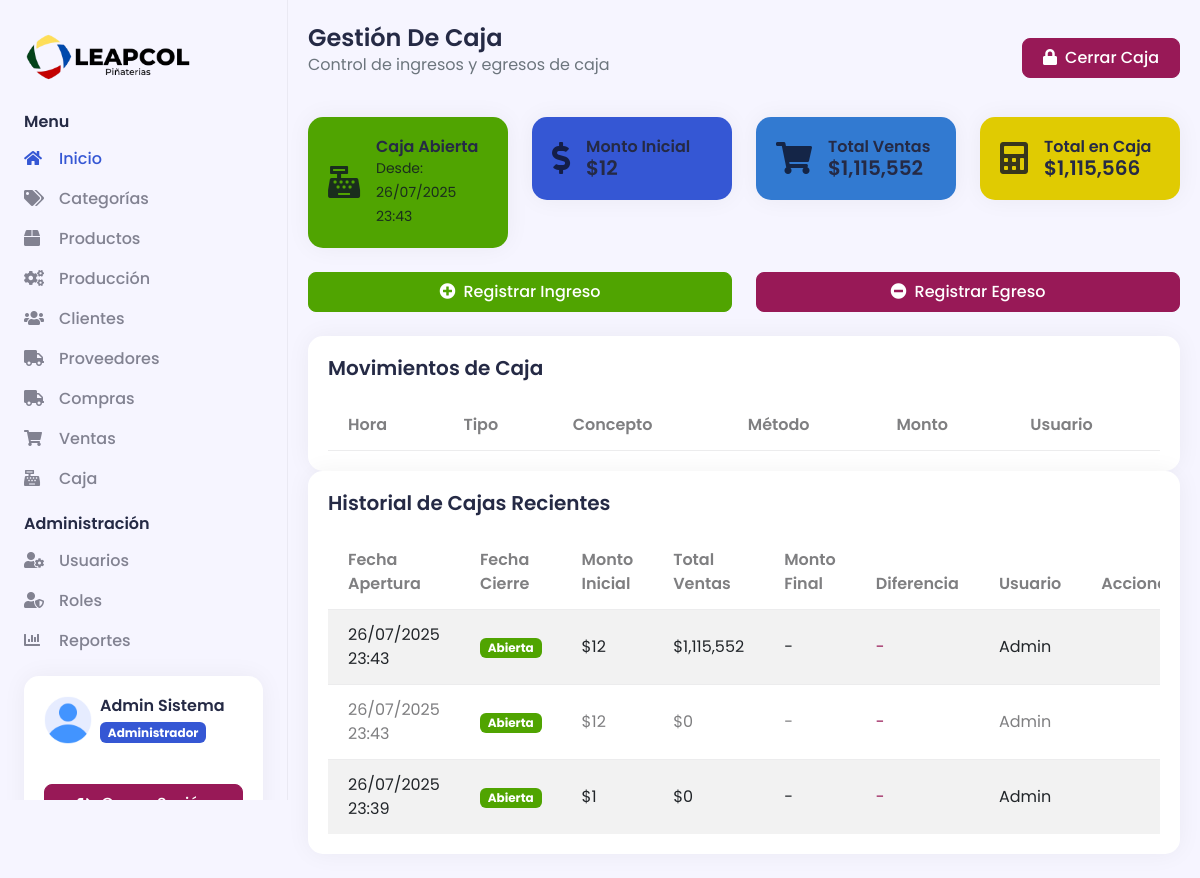
The app's page /caja (signed in) with its own data.
### tables this page shows
CREATE TABLE `cajas` (
  `id` int(11) NOT NULL,
  `usuario_id` int(11) NOT NULL,
  `fecha_apertura` datetime NOT NULL DEFAULT current_timestamp(),
  `fecha_cierre` datetime DEFAULT NULL,
  `monto_inicial` decimal(10,2) NOT NULL DEFAULT 0.00,
  `monto_final` decimal(10,2) DEFAULT NULL,
  `total_ventas` decimal(10,2) DEFAULT 0.00,
  `total_efectivo` decimal(10,2) DEFAULT 0.00,
  `total_tarjeta` decimal(10,2) DEFAULT 0.00,
  `total_transferencia` decimal(10,2) DEFAULT 0.00,
  `estado` tinyint(1) NOT NULL DEFAULT 1 COMMENT '1=Abierta, 0=Cerrada',
  `observaciones` text DEFAULT NULL
);

CREATE TABLE `usuarios` (
  `idusuario` int(11) NOT NULL,
  `nombre` varchar(50) NOT NULL,
  `apellido` varchar(50) NOT NULL,
  `usuario` varchar(50) NOT NULL,
  `email` varchar(100) NOT NULL,
  `password` varchar(255) NOT NULL,
  `token` varchar(100) DEFAULT NULL,
  `rolid` int(11) NOT NULL,
  `status` tinyint(1) NOT NULL DEFAULT 1,
  `fecha_creacion` datetime NOT NULL DEFAULT current_timestamp(),
  `fecha_actualizacion` datetime DEFAULT NULL ON UPDATE current_timestamp()
);

### Libraries/Core/Views.php (called while the page is built)
<?php
class Views
{
    public function getView($controller, $view, $data = "")
    {
        $controller = get_class($controller);
        if ($controller == "Home") {
            $view = "Views/" . $view . ".php";
        } else {
            $view = "Views/" . $controller . "/" . $view . ".php";
        }
        require_once $view;
    }
}

### Controllers/Caja.php (called while the page is built, shortened)
<?php
class Caja extends AuthController
{
    public function index()
    {
        $data['page_tag'] = "Caja - " . NOMBRE_EMPRESA;
        $data['page_title'] = "Gestión de Caja";
        $data['page_name'] = "caja";
        $data['cajaAbierta'] = $this->model->getCajaAbierta($_SESSION['userData']['idusuario']);
        $data['historialCajas'] = $this->model->getHistorialCajas($_SESSION['userData']['idusuario'], 5);
        $this->views->getView($this, "caja", $data);
    }
}

### index.php (called while the page is built, shortened)
<?php
    $app = new Load();

### Libraries/Core/Mysql.php (called while the page is built, shortened)
<?php
class Mysql extends Conexion
{
    private $conexion;
    public function __construct()
    {
        $this->conexion = new Conexion();
        $this->conexion = $this->conexion->conect();
    }
    public function select(string $query, array $arrValues = [])
    {
        try {
            $this->strquery = $query;
            $this->arrValues = $arrValues;
            $result = $this->conexion->prepare($this->strquery);
            $result->execute($this->arrValues);
            $data = $result->fetch(PDO::FETCH_ASSOC);
            return $data;
        } catch (PDOException $e) {
            error_log("Error en select: " . $e->getMessage());
            return null;
        }
    }
    public function select_all(string $query, array $arrValues = [])
    {
        try {
            $this->strquery = $query;
            $this->arrValues = $arrValues;
            $result = $this->conexion->prepare($this->strquery);
            $result->execute($this->arrValues);
            $data = $result->fetchall(PDO::FETCH_ASSOC);
            return $data;
        } catch (PDOException $e) {
            error_log("Error en select_all: " . $e->getMessage());
            return [];
        }
    }
}

### Libraries/Core/Conexion.php (called while the page is built)
<?php
class Conexion
{
    private $conect;
    public function __construct()
    {
        $connectionString = "mysql:host=" . DB_HOST . ";dbname=" . DB_NAME . ";charset=" . DB_CHARSET;
        try {
            $this->conect = new PDO($connectionString, DB_USER, DB_PASSWORD);
            $this->conect->setAttribute(PDO::ATTR_ERRMODE, PDO::ERRMODE_EXCEPTION);
        } catch (PDOException $e) {
            error_log("Error de conexión a la base de datos: " . $e->getMessage());
            throw new Exception("Error de conexión a la base de datos. Por favor, contacte al administrador.");
        }
    }
    public function conect()
    {
        return $this->conect;
    }
}

### Models/CajaModel.php (called while the page is built, shortened)
<?php
class CajaModel extends Mysql
{
    public function getCajaAbierta($usuarioId)
    {
        $sql = "SELECT c.*,
                       (c.monto_inicial + COALESCE(c.total_ventas, 0) +
                        (SELECT COALESCE(SUM(monto), 0) FROM movimientos_caja WHERE caja_id = c.id AND tipo = 'ingreso') -
                        (SELECT COALESCE(SUM(monto), 0) FROM movimientos_caja WHERE caja_id = c.id AND tipo = 'egreso')) as total_actual
                FROM cajas c
                WHERE c.usuario_id = ? AND c.estado = 1
                ORDER BY c.id DESC LIMIT 1";
        return $this->select($sql, [intval($usuarioId)]);
    }
    public function getHistorialCajas($usuarioId = null, $limite = 20)
    {
        $sql = "SELECT c.*,
                       u.nombre as usuario_nombre,
                       COALESCE(c.total_ventas, 0) as total_ventas,
                       COALESCE(c.total_efectivo, 0) as total_efectivo,
                       COALESCE(c.total_tarjeta, 0) as total_tarjeta,
                       COALESCE(c.total_transferencia, 0) as total_transferencia,
                       (SELECT COUNT(*) FROM movimientos_caja WHERE caja_id = c.id AND tipo = 'venta') as cantidad_ventas,
                       (SELECT COALESCE(SUM(monto), 0) FROM movimientos_caja WHERE caja_id = c.id AND tipo = 'ingreso') as total_ingresos_extra,
                       (SELECT COALESCE(SUM(monto), 0) FROM movimientos_caja WHERE caja_id = c.id AND tipo = 'egreso') as total_egresos
                FROM cajas c
                INNER JOIN usuarios u ON c.usuario_id = u.idusuario";
        $params = [];
        if($usuarioId) {
            $sql .= " WHERE c.usuario_id = ?";
            $params[] = intval($usuarioId);
        }
        $sql .= " ORDER BY c.fecha_apertura DESC LIMIT " . intval($limite);
        return $this->select_all($sql, $params);
    }
}

### Libraries/Core/Controllers.php (called while the page is built, shortened)
<?php
class Controllers
{
    public function loadModel()
    {
        $model = get_class($this) . "Model";
        $routClass = "Models/" . $model . ".php";
        if (file_exists($routClass)) {
            $this->model = new $model();
        }
    }
}

### Views/Caja/caja.php (the view, shortened to what this page needs)
<div class="d2c_main px-0 px-md-2 py-4">
    <div class="container-fluid">
        <div class="d-flex justify-content-between align-items-center mb-4">
            <div>
                <h4 class="mb-0 text-capitalize">Gestión de Caja</h4>
                <p class="text-muted">Control de ingresos y egresos de caja</p>
            </div>
            <div>
                <?php if(!$data['cajaAbierta']): ?>
                    <button class="btn btn-success" id="btnAbrirCaja">
                        <i class="fas fa-cash-register me-2"></i>Abrir Caja
                    </button>
                <?php else: ?>
                    <button class="btn btn-danger" id="btnCerrarCaja">
                        <i class="fas fa-lock me-2"></i>Cerrar Caja
                    </button>
                <?php endif; ?>
            </div>
        </div>
        <?php if($data['cajaAbierta']): ?>
        <div class="row mb-4">
            <div class="col-md-3">
                <div class="card bg-success text-white">
                    <div class="card-body">
                        <div class="d-flex align-items-center">
                            <i class="fas fa-cash-register fa-2x me-3"></i>
                            <div>
                                <h6 class="mb-0">Caja Abierta</h6>
                                <small>Desde: <?= date('d/m/Y H:i', strtotime($data['cajaAbierta']['fecha_apertura'])) ?></small>
                            </div>
                        </div>
                    </div>
                </div>
            </div>
            <div class="col-md-3">
                <div class="card bg-primary text-white">
                    <div class="card-body">
                        <div class="d-flex align-items-center">
                            <i class="fas fa-dollar-sign fa-2x me-3"></i>
                            <div>
                                <h6 class="mb-0">Monto Inicial</h6>
                                <h5 class="mb-0">$<?= number_format($data['cajaAbierta']['monto_inicial'], 0) ?></h5>
                            </div>
                        </div>
                    </div>
                </div>
            </div>
            <div class="col-md-3">
                <div class="card bg-info text-white">
                    <div class="card-body">
                        <div class="d-flex align-items-center">
                            <i class="fas fa-shopping-cart fa-2x me-3"></i>
                            <div>
                                <h6 class="mb-0">Total Ventas</h6>
                                <h5 class="mb-0" id="totalVentas">$<?= number_format($data['cajaAbierta']['total_ventas'], 0) ?></h5>
                            </div>
                        </div>
                    </div>
                </div>
            </div>
            <div class="col-md-3">
                <div class="card bg-warning text-white">
                    <div class="card-body">
                        <div class="d-flex align-items-center">
                            <i class="fas fa-calculator fa-2x me-3"></i>
                            <div>
                                <h6 class="mb-0">Total en Caja</h6>
                                <h5 class="mb-0" id="totalCaja">$<?= number_format($data['cajaAbierta']['total_actual'] ?? ($data['cajaAbierta']['monto_inicial'] + $data['cajaAbierta']['total_ventas']), 0) ?></h5>
                            </div>
                        </div>
                    </div>
                </div>
            </div>
        </div>
        <div class="row mb-4">
            <div class="col-md-6">
                <button class="btn btn-success w-100" id="btnIngreso">
                    <i class="fas fa-plus-circle me-2"></i>Registrar Ingreso
                </button>
            </div>
            <div class="col-md-6">
                <button class="btn btn-danger w-100" id="btnEgreso">
                    <i class="fas fa-minus-circle me-2"></i>Registrar Egreso
                </button>
            </div>
        </div>
        <div class="card">
            <div class="card-header">
                <h5 class="mb-0">Movimientos de Caja</h5>
            </div>
            <div class="card-body">
                <div class="table-responsive">
                    <table class="table table-striped" id="tablaMovimientos">
                        <thead>
                            <tr>
                                <th>Hora</th>
                                <th>Tipo</th>
                                <th>Concepto</th>
                                <th>Método</th>
                                <th>Monto</th>
                                <th>Usuario</th>
                            </tr>
                        </thead>
                    </table>
                </div>
            </div>
        </div>
        <?php endif; ?>
        <?php if(!empty($data['historialCajas'])): ?>
        <div class="card">
            <div class="card-header">
                <h5 class="mb-0">Historial de Cajas Recientes</h5>
            </div>
            <div class="card-body">
                <div class="table-responsive">
                    <table class="table table-striped">
                        <thead>
                            <tr>
                                <th>Fecha Apertura</th>
                                <th>Fecha Cierre</th>
                                <th>Monto Inicial</th>
                                <th>Total Ventas</th>
                                <th>Monto Final</th>
                                <th>Diferencia</th>
                                <th>Usuario</th>
                                <th>Acciones</th>
                            </tr>
                        </thead>
                        <tbody>
                            <?php foreach($data['historialCajas'] as $caja): ?>
                            <?php
                                $diferencia = ($caja['monto_final'] ?? 0) - (($caja['monto_inicial'] ?? 0) + ($caja['total_ventas'] ?? 0));
                                $colorDiferencia = $diferencia == 0 ? 'text-success' : ($diferencia > 0 ? 'text-info' : 'text-danger');
                            ?>
                            <tr>
                                <td><?= date('d/m/Y H:i', strtotime($caja['fecha_apertura'])) ?></td>
                                <td>
                                    <?= $caja['fecha_cierre'] ? date('d/m/Y H:i', strtotime($caja['fecha_cierre'])) : '<span class="badge bg-success">Abierta</span>' ?>
                                </td>
                                <td>$<?= number_format($caja['monto_inicial'] ?? 0, 0) ?></td>
                                <td>$<?= number_format($caja['total_ventas'] ?? 0, 0) ?></td>
                                <td>
                                    <?= $caja['monto_final'] ? '$' . number_format($caja['monto_final'], 0) : '-' ?>
                                </td>
                                <td class="<?= $colorDiferencia ?>">
                                    <?= $caja['fecha_cierre'] ? '$' . number_format($diferencia, 0) : '-' ?>
                                </td>
                                <td><?= $caja['usuario_nombre'] ?></td>
                                <td>
                                </td>
                            </tr>
                            <?php endforeach; ?>
                        </tbody>
                    </table>
                </div>
            </div>
        </div>
        <?php endif; ?>
    </div>
</div>

### records on screen
cajas: fecha_apertura "26/07/2025 23:43", monto_inicial "12", total_ventas "1,115,552", shows "Abierta", usuario.nombre "Admin"
cajas: fecha_apertura "26/07/2025 23:43", shows "Abierta", monto_inicial "12", total_ventas "0", usuario.nombre "Admin"
cajas: fecha_apertura "26/07/2025 23:39", shows "Abierta", monto_inicial "1", total_ventas "0", usuario.nombre "Admin"

### other values on screen
$_SESSION['userData']['nombre'] "Admin"
$_SESSION['userData']['apellido'] "Sistema"
$_SESSION['userData']['nombrerol'] "Administrador"
$data['cajaAbierta']['total_actual'] "1,115,566"
